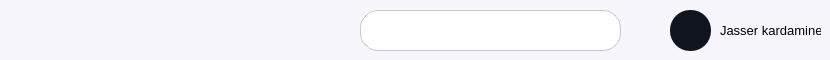
        <widget class="QWidget" name="search" native="true">
         <property name="maximumSize">
          <size>
           <width>16777215</width>
           <height>62</height>
          </size>
         </property>
         <property name="styleSheet">
          <string notr="true">background-color:#F7F6FC ; 
border-radius:20px ; </string>
         </property>
         <widget class="QLineEdit" name="search_bar">
          <property name="geometry">
           <rect>
            <x>360</x>
            <y>10</y>
            <width>261</width>
            <height>41</height>
           </rect>
          </property>
          <property name="styleSheet">
           <string notr="true"> #search_bar {
	background-color:white; 
	border:1px solid #BFC9D3 ; 
	border-radius:18px ;  
	padding : 0 40px 0 10px ; 
}
</string>
          </property>
         </widget>
         <widget class="QPushButton" name="search_button">
          <property name="geometry">
           <rect>
            <x>580</x>
            <y>10</y>
            <width>41</width>
            <height>41</height>
           </rect>
          </property>
          <property name="cursor">
           <cursorShape>PointingHandCursor</cursorShape>
          </property>
          <property name="styleSheet">
           <string notr="true">QPushButton {	
	background-color: transparent ;
	border-radius:20px ; 
	background:url(:/search1.svg) no-repeat  center center; 
} 

QPushButton::hover {
		background:url(:/search2.svg) no-repeat  center center; 
}</string>
          </property>
          <property name="text">
           <string/>
          </property>
         </widget>
         <widget class="QLabel" name="pdp">
          <property name="geometry">
           <rect>
            <x>670</x>
            <y>10</y>
            <width>41</width>
            <height>41</height>
           </rect>
          </property>
          <property name="styleSheet">
           <string notr="true">#pdp{
	background-color  :#0F141E;
	border-radius : 20px ; 
}
</string>
          </property>
          <property name="text">
           <string/>
          </property>
         </widget>
         <widget class="QLabel" name="username">
          <property name="geometry">
           <rect>
            <x>720</x>
            <y>20</y>
            <width>101</width>
            <height>21</height>
           </rect>
          </property>
          <property name="styleSheet">
           <string notr="true">#username {
	background-color:transparent ; 
	color:black ; 
	font-size:13px ; 
}</string>
          </property>
          <property name="text">
           <string>Jasser kardamine</string>
          </property>
         </widget>
        </widget>
